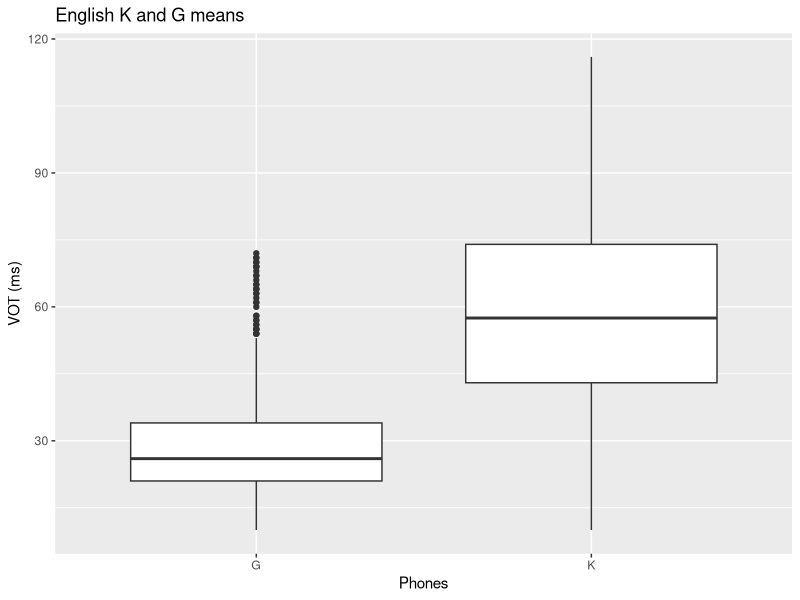
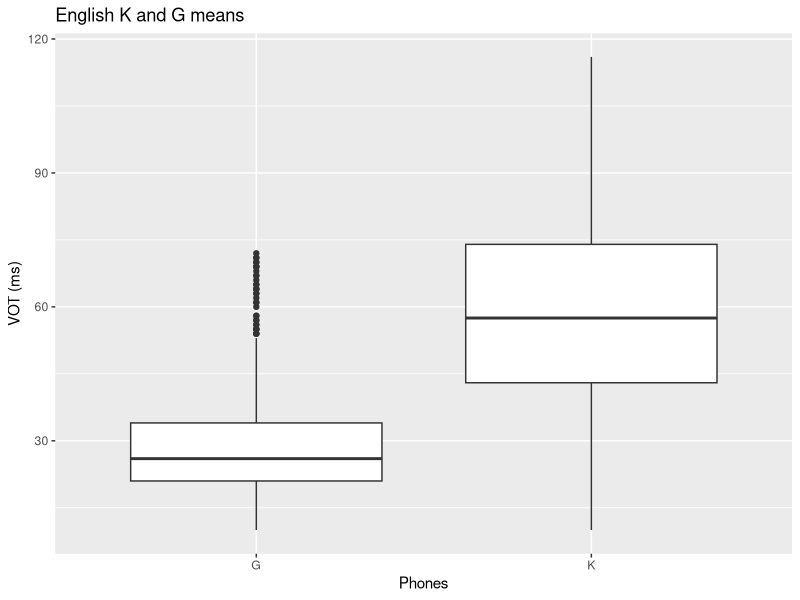

Reproduce these figures in R, in order.

# 2025-12-01 
# Overall means for English K and English G 
# Rhoswen The 

#--------------- 


library(tidyverse)
drvot <- read_csv("drvotsanitised.csv")
drvot

#----------

#install.packages("car")

library(car)

#------
#install.packages("dplyr")


#-----


Eng_means <- filter(drvot, language == "E")

Eng_means %>%
  ggplot(aes(x = phone, y = vot_ms)) +
  geom_boxplot() +
  ggtitle("English K and G means") +
  xlab("Phones") + ylab("VOT (ms)")

ggsave('English_K_and_G_means.png', h = 5, w = 7, units = 'in')

Eng_means$Source.Name <- NULL
Eng_means$speaker <- NULL
Eng_means$language <- NULL
Eng_means$clip <- NULL



library(dplyr)

group_by(Eng_means, phone) %>%
  summarise(
    count = n(),
    mean = mean(vot_ms, na.rm = TRUE),
    sd = sd(vot_ms, na.rm = TRUE),
    median = median(vot_ms, na.rm = TRUE),
    IQR = IQR(vot_ms, na.rm = TRUE)
  )